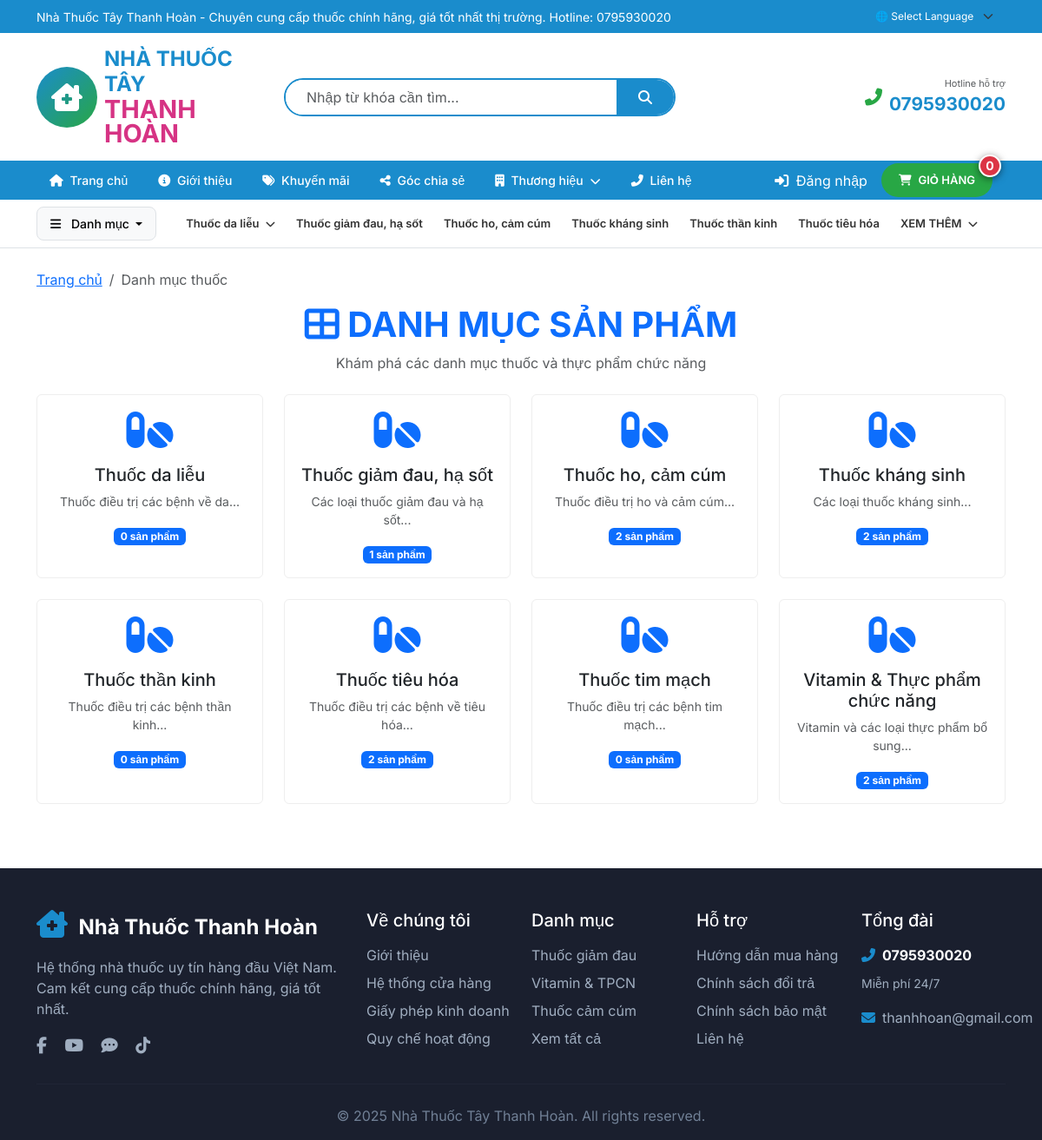
Screenshot of /php/nhom-thuoc with the database file from the repository.
### tables this page shows
CREATE TABLE `nhom_thuoc` (
  `MaNhomThuoc` int(11) NOT NULL,
  `TenNhomThuoc` varchar(100) NOT NULL,
  `MoTa` varchar(500) DEFAULT NULL,
  `MaDanhMucCha` int(11) DEFAULT NULL
);

### php/app/controllers/NhomThuocController.php (called while the page is built, shortened)
<?php
class NhomThuocController extends Controller
{
    public function index()
    {
        $this->danhSach();
    }
    public function danhSach()
    {
        $stmt = $this->db->query("SELECT * FROM nhom_thuoc WHERE MaDanhMucCha IS NULL ORDER BY TenNhomThuoc");
        $nhomChas = $stmt->fetchAll();
        $data = [
            'title' => 'Danh mục thuốc - ' . STORE_NAME,
            'nhomThuocs' => $nhomChas
        ];
        $this->view('nhom-thuoc/danh-sach', $data);
    }
}

### php/core/App.php (called while the page is built, shortened)
<?php
class App
{
    protected $method = 'index';
    public function __construct()
    {
        $url = $this->parseUrl();
        if (isset($url[0]) && !empty($url[0])) {
            unset($url[0]);
        }
        $this->controller = new $this->controller;
        $this->params = $url ? array_values($url) : [];
        call_user_func_array([$this->controller, $this->method], $this->params);
    }
    protected function parseUrl()
    {
        if (isset($_GET['url'])) {
            return explode('/', filter_var(rtrim($_GET['url'], '/'), FILTER_SANITIZE_URL));
        }
        return [];
    }
}

### php/index.php (called while the page is built, shortened)
<?php
require_once ROOT . '/config/database.php';
$app = new App();

### php/config/database.php (called while the page is built)
<?php
class Database
{
    private static $instance = null;
    private $conn;
    private function __construct()
    {
        try {
            $this->conn = new PDO(
                "mysql:host=" . DB_HOST . ";dbname=" . DB_NAME . ";charset=utf8mb4",
                DB_USER,
                DB_PASS,
                [
                    PDO::ATTR_ERRMODE => PDO::ERRMODE_EXCEPTION,
                    PDO::ATTR_DEFAULT_FETCH_MODE => PDO::FETCH_ASSOC,
                    PDO::ATTR_EMULATE_PREPARES => false
                ]
            );
        } catch (PDOException $e) {
            die("Lỗi kết nối database: " . $e->getMessage());
        }
    }
    public static function getInstance()
    {
        if (self::$instance === null) {
            self::$instance = new self();
        }
        return self::$instance;
    }
    public function getConnection()
    {
        return $this->conn;
    }
}

### php/app/views/nhom-thuoc/danh-sach.php (the view, shortened to what this page needs)
<div class="container py-4">
    <nav aria-label="breadcrumb">
        <ol class="breadcrumb">
            <li class="breadcrumb-item"><a href="<?= BASE_URL ?>">Trang chủ</a></li>
            <li class="breadcrumb-item active">Danh mục thuốc</li>
        </ol>
    </nav>
    <div class="section-header text-center mb-4">
        <h1 class="text-primary fw-bold"><i class="fas fa-th-large"></i> DANH MỤC SẢN PHẨM</h1>
        <p class="text-muted">Khám phá các danh mục thuốc và thực phẩm chức năng</p>
    </div>
    <div class="row g-4">
        <?php if (!empty($nhomThuocs)): ?>
            <?php foreach ($nhomThuocs as $nhom): ?>
                <div class="col-md-4 col-lg-3">
                    <a href="<?= BASE_URL ?>/nhomThuoc/chiTiet/<?= $nhom['MaNhomThuoc'] ?>" class="card h-100 text-decoration-none category-card">
                        <div class="card-body text-center">
                            <?php if (!empty($nhom['HinhAnh'])): ?>
                                <img src="<?= $nhom['HinhAnh'] ?>" alt="<?= htmlspecialchars($nhom['TenNhomThuoc']) ?>"
                                     style="max-height: 80px; max-width: 100%; object-fit: contain;" class="mb-3">
                            <?php else: ?>
                                <div class="mb-3">
                                    <i class="fas fa-pills fa-3x text-primary"></i>
                                </div>
                            <?php endif; ?>
                            <h5 class="card-title"><?= htmlspecialchars($nhom['TenNhomThuoc']) ?></h5>
                            <?php if (!empty($nhom['MoTa'])): ?>
                                <p class="card-text text-muted small"><?= htmlspecialchars(mb_substr($nhom['MoTa'], 0, 50)) ?>...</p>
                            <?php endif; ?>
                            <span class="badge bg-primary"><?= $nhom['SoLuongSanPham'] ?? 0 ?> sản phẩm</span>
                        </div>
                    </a>
                </div>
            <?php endforeach; ?>
        <?php endif; ?>
    </div>
</div>

### php/app/views/layouts/header.php (shortened to what this page needs)
<?php
$gioHang = [];
$cartCount = count($gioHang);
$userId = $_SESSION['user_id'] ?? ($_COOKIE['UserId'] ?? null);
$hoTen = $_SESSION['user_name'] ?? '';
$soDienThoai = $_SESSION['user_phone'] ?? '';
$db = Database::getInstance()->getConnection();
$nhomThuocs = $db->query("SELECT * FROM nhom_thuoc ORDER BY TenNhomThuoc")->fetchAll(PDO::FETCH_ASSOC);
$danhMucCha = array_filter($nhomThuocs, fn($n) => empty($n['MaDanhMucCha']));
?>
<div class="header-wrapper" id="headerWrapper">
    <div class="top-bar" style="background: #1a8ccc; padding: 6px 0;">
        <div class="container">
            <div class="d-flex justify-content-between align-items-center">
                <div class="text-white small">
                    <marquee behavior="scroll" direction="left" scrollamount="3">
                        <?= STORE_NAME ?> - Chuyên cung cấp thuốc chính hãng, giá tốt nhất thị trường. Hotline: <?= STORE_PHONE ?>
                    </marquee>
                </div>
                <div class="d-none d-md-block">
                    <select class="form-select form-select-sm bg-transparent text-white border-0" style="width: auto; font-size: 12px;">
                        <option>🌐 Select Language</option>
                    </select>
                </div>
            </div>
        </div>
    </div>
    <header class="main-header bg-white py-3">
        <div class="container">
            <div class="row align-items-center">
                <div class="col-lg-3 col-md-3 col-6">
                    <a href="<?= BASE_URL ?>" class="d-flex align-items-center text-decoration-none">
                        <div class="logo-icon me-2">
                            <div style="width: 70px; height: 70px; background: linear-gradient(135deg, #1a8ccc, #28a745); border-radius: 50%; display: flex; align-items: center; justify-content: center;">
                                <i class="fas fa-clinic-medical text-white fa-2x"></i>
                            </div>
                        </div>
                        <div class="logo-text">
                            <div style="font-size: 1.5rem; font-weight: bold; color: #1a8ccc; line-height: 1.2;">NHÀ THUỐC TÂY</div>
                            <div style="font-size: 1.8rem; font-weight: bold; color: #d63384; line-height: 1;">THANH HOÀN</div>
                        </div>
                    </a>
                </div>
                <div class="col-lg-5 col-md-5 d-none d-md-block">
                    <form action="<?= BASE_URL ?>/thuoc/timKiem" method="get">
                        <div class="input-group" style="border: 2px solid #1a8ccc; border-radius: 25px; overflow: hidden;">
                            <input type="text" name="tuKhoa" class="form-control border-0 py-2 px-4" placeholder="Nhập từ khóa cần tìm..." style="box-shadow: none;">
                            <button class="btn px-4" type="submit" style="background: #1a8ccc; color: white;"><i class="fas fa-search"></i></button>
                        </div>
                    </form>
                </div>
                <div class="col-lg-4 col-md-4 col-6 text-end">
                    <div class="d-flex align-items-center justify-content-end">
                        <div class="hotline-box d-flex align-items-center">
                            <div class="hotline-icon me-2"><i class="fas fa-phone-alt fa-lg" style="color: #28a745;"></i></div>
                            <div class="hotline-text">
                                <small class="text-muted d-block" style="font-size: 11px;">Hotline hỗ trợ</small>
                                <strong style="color: #1a8ccc; font-size: 1.3rem;"><?= STORE_PHONE ?></strong>
                            </div>
                        </div>
                    </div>
                </div>
            </div>
        </div>
    </header>
    <nav class="primary-nav" style="background: #1a8ccc;">
        <div class="container">
            <div class="d-flex align-items-center justify-content-between">
                <ul class="nav-menu-new d-none d-lg-flex list-unstyled mb-0">
                    <li class="nav-item-new">
                        <a href="<?= BASE_URL ?>" class="nav-link-new"><i class="fas fa-home me-1"></i> Trang chủ</a>
                    </li>
                    <li class="nav-item-new">
                        <a href="<?= BASE_URL ?>/home/gioiThieu" class="nav-link-new"><i class="fas fa-info-circle me-1"></i> Giới thiệu</a>
                    </li>
                    <li class="nav-item-new">
                        <a href="<?= BASE_URL ?>/thuoc/khuyenMai" class="nav-link-new"><i class="fas fa-tags me-1"></i> Khuyến mãi</a>
                    </li>
                    <li class="nav-item-new">
                        <a href="<?= BASE_URL ?>/baiViet/danhSach" class="nav-link-new"><i class="fas fa-share-alt me-1"></i> Góc chia sẻ</a>
                    </li>
                    <li class="nav-item-new nav-dropdown">
                        <a href="<?= BASE_URL ?>/thuongHieu/danhSach" class="nav-link-new">
                            <i class="fas fa-building me-1"></i> Thương hiệu <i class="fas fa-chevron-down ms-1 small"></i>
                        </a>
                    </li>
                    <li class="nav-item-new">
                        <a href="<?= BASE_URL ?>/home/lienHe" class="nav-link-new"><i class="fas fa-phone-alt me-1"></i> Liên hệ</a>
                    </li>
                </ul>
                <div class="d-flex align-items-center gap-3">
                    <?php if ($userId): ?>
                        <div class="dropdown">
                            <a href="#" class="text-white position-relative" data-bs-toggle="dropdown" id="notificationDropdown">
                                <i class="fas fa-bell fa-lg"></i>
                                <span class="notification-badge" id="notification-count" style="display:none;">0</span>
                            </a>
                            <div class="dropdown-menu dropdown-menu-end notification-dropdown" style="width: 350px; max-height: 400px; overflow-y: auto;">
                                <div class="d-flex justify-content-between align-items-center px-3 py-2 border-bottom">
                                    <strong>Thông báo</strong>
                                    <a href="#" onclick="danhDauTatCaDaDoc()" class="small text-primary">Đánh dấu đã đọc</a>
                                </div>
                                <div id="notification-list">
                                    <div class="text-center py-3 text-muted">Đang tải...</div>
                                </div>
                            </div>
                        </div>
                        <div class="dropdown">
                            <a href="#" class="text-white text-decoration-none dropdown-toggle" data-bs-toggle="dropdown">
                                <i class="fas fa-user-circle me-1"></i> <?= htmlspecialchars($hoTen ?: $soDienThoai) ?>
                            </a>
                            <ul class="dropdown-menu dropdown-menu-end">
                                <li><a class="dropdown-item" href="<?= BASE_URL ?>/user/profile"><i class="fas fa-user me-2"></i>Thông tin cá nhân</a></li>
                                <li><a class="dropdown-item" href="<?= BASE_URL ?>/don-hang"><i class="fas fa-box me-2"></i>Đơn hàng của tôi</a></li>
                                <li><hr class="dropdown-divider"></li>
                                <li><a class="dropdown-item text-danger" href="<?= BASE_URL ?>/user/logout"><i class="fas fa-sign-out-alt me-2"></i>Đăng xuất</a></li>
                            </ul>
                        </div>
                    <?php else: ?>
                        <a href="<?= BASE_URL ?>/user/phoneLogin" class="text-white text-decoration-none"><i class="fas fa-sign-in-alt me-1"></i> Đăng nhập</a>
                    <?php endif; ?>
                    <div style="position:relative;display:inline-block;margin-right:15px;">
                        <a href="<?= BASE_URL ?>/gio-hang" class="cart-btn-new" style="display:inline-flex;align-items:center;gap:8px;background:#28a745;color:#fff;padding:10px 20px;border-radius:25px;text-decoration:none;font-weight:600;">
                            <i class="fas fa-shopping-cart"></i>
                            <span>GIỎ HÀNG</span>
                        </a>
                        <span id="cart-count" style="position:absolute;top:-10px;right:-10px;background:#dc3545;color:#fff;font-size:14px;font-weight:bold;min-width:26px;height:26px;line-height:22px;text-align:center;border-radius:50%;border:2px solid #fff;box-shadow:0 2px 8px rgba(0,0,0,0.5);z-index:999;padding:0 4px;"><?= (int)$cartCount ?></span>
                    </div>
                </div>
            </div>
        </div>
    </nav>
    <nav class="secondary-nav bg-white border-bottom py-2">
        <div class="container">
            <div class="d-flex align-items-center">
                <div class="dropdown me-4">
                    <button class="btn category-btn-new dropdown-toggle" type="button" data-bs-toggle="dropdown">
                        <i class="fas fa-bars me-2"></i> Danh mục
                    </button>
                </div>
                <div class="category-links d-none d-lg-flex flex-wrap gap-1">
                    <?php foreach (array_slice($danhMucCha, 0, 6) as $nhomCha): ?>
                        <?php $danhMucCon = array_filter($nhomThuocs, fn($n) => $n['MaDanhMucCha'] == $nhomCha['MaNhomThuoc']); ?>
                        <?php if (!empty($danhMucCon)): ?>
                            <div class="cat-dropdown">
                                <a href="<?= BASE_URL ?>/nhom-thuoc/chi-tiet/<?= $nhomCha['MaNhomThuoc'] ?>" class="category-link-new">
                                    <?= htmlspecialchars($nhomCha['TenNhomThuoc']) ?> <i class="fas fa-chevron-down ms-1 small"></i>
                                </a>
                            </div>
                        <?php else: ?>
                            <a href="<?= BASE_URL ?>/nhom-thuoc/chi-tiet/<?= $nhomCha['MaNhomThuoc'] ?>" class="category-link-new">
                                <?= htmlspecialchars($nhomCha['TenNhomThuoc']) ?>
                            </a>
                        <?php endif; ?>
                    <?php endforeach; ?>
                    <?php if (count($danhMucCha) > 6): ?>
                        <div class="cat-dropdown">
                            <a href="#" class="category-link-new">XEM THÊM <i class="fas fa-chevron-down ms-1 small"></i></a>
                        </div>
                    <?php endif; ?>
                </div>
            </div>
        </div>
    </nav>
</div>
<div class="header-spacer" id="headerSpacer"></div>
<div class="position-fixed top-0 end-0 p-3" style="z-index: 9999; margin-top: 80px;">
</div>

### rows the page displays
nhom_thuoc: TenNhomThuoc "Thuốc da liễu", MoTa "Thuốc điều trị các bệnh về da", SoLuongSanPham "0"
nhom_thuoc: TenNhomThuoc "Thuốc giảm đau, hạ sốt", MoTa "Các loại thuốc giảm đau và hạ sốt", MaNhomThuoc "1"
nhom_thuoc: TenNhomThuoc "Thuốc ho, cảm cúm", MoTa "Thuốc điều trị ho và cảm cúm", SoLuongSanPham "2"
nhom_thuoc: TenNhomThuoc "Thuốc kháng sinh", MoTa "Các loại thuốc kháng sinh", MaNhomThuoc "2"
nhom_thuoc: TenNhomThuoc "Thuốc thần kinh", MoTa "Thuốc điều trị các bệnh thần kinh", SoLuongSanPham "0"
nhom_thuoc: TenNhomThuoc "Thuốc tiêu hóa", MoTa "Thuốc điều trị các bệnh về tiêu hóa", SoLuongSanPham "2"
nhom_thuoc: TenNhomThuoc "Thuốc tim mạch", MoTa "Thuốc điều trị các bệnh tim mạch", SoLuongSanPham "0"
nhom_thuoc: TenNhomThuoc "Vitamin & Thực phẩm chức năng", MoTa "Vitamin và các loại thực phẩm bổ sung", SoLuongSanPham "2"

### other values shown
STORE_NAME "Nhà Thuốc Tây Thanh Hoàn"
STORE_PHONE "0795930020"
$cartCount "0"
STORE_EMAIL "thanhhoan@gmail.com"
